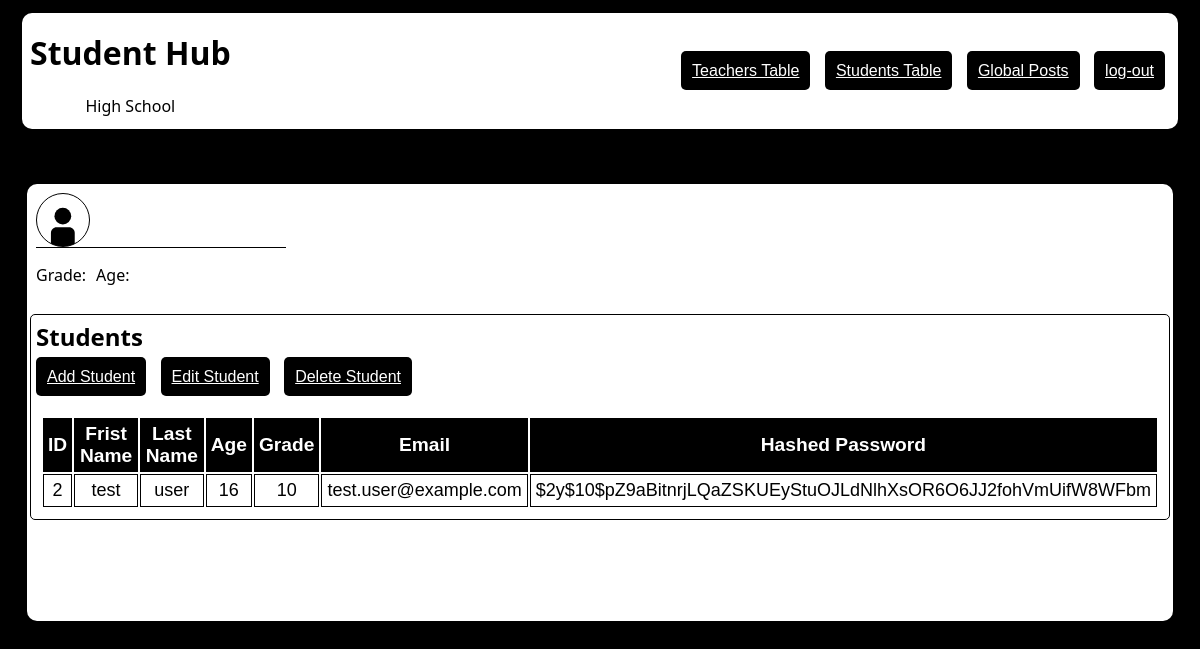
/admin/admin_dashboard.php, run on the app's committed database.
### tables this page shows
CREATE TABLE `students` (
  `id` int(10) NOT NULL,
  `firstName` varchar(50) NOT NULL,
  `lastName` varchar(50) NOT NULL,
  `age` int(100) NOT NULL,
  `grade` int(50) NOT NULL,
  `email` varchar(50) NOT NULL,
  `password` varchar(255) NOT NULL
);

### src/db.php (called while the page is built, shortened)
<?php
    $servername = "localhost";
    $username   = "root";
    $password   = "";
    $db         = "users";
    $conn = new mysqli($servername, $username, $password, $db);
    $query_students  = "SELECT id, firstName, lastName, age, grade, email, password FROM students";
    $result_students = mysqli_query($conn, $query_students);
?>

### admin/admin_dashboard.php (the view, shortened to what this page needs)
<?php
    include '../src/db.php';
?>
<!DOCTYPE html>
<html lang="en">
<head>
    <link rel="stylesheet" href="https://cdnjs.cloudflare.com/ajax/libs/font-awesome/6.5.1/css/all.min.css">
    <link rel="stylesheet" href="../src/style.css">
</head>
<body>
    <header class="container-header">
        <div class="title">
            <h1>Student Hub</h1>
            <p>High School</p>
        </div>
        <nav>
            <a href="#" class="btn" id="teacher_btn">Teachers Table</a>
            <a href="#" class="btn" id="student_btn">Students Table</a>
            <a href="#" class="btn" id="global_posts_btn">Global Posts</a>
            <a href="src/logout.php" class="btn logout" id="logout">log-out</a>
        </nav>
    </header>
    <section class="container-list">
        <div class="profile">
            <div class="person">
                <div class="pfp"></div>
            </div>
            <div class="divide"></div>
            <div class="person">
                <p class="grade">Grade: <?php echo $Tgrade?></p>
                <p class="age"> Age: <?php echo $Tage?></p>
            </div>
        </div>
        <div class="student-table" id="student-table">
            <h1 class="category">Students</h1>
            <div class="actions">
                <nav>
                    <a href="#" id="add_student_btn" class="btn">Add Student</a>
                    <a href="#" id="edit_student_btn" class="btn">Edit Student</a>
                    <a href="#" id="delete_student_btn" class="btn">Delete Student</a>
                </nav>
            </div>
            <table>
                <tr>
                    <th>ID</th>
                    <th>Frist Name</th>
                    <th>Last Name</th>
                    <th>Age</th>
                    <th>Grade</th>
                    <th>Email</th>
                    <th>Hashed Password</th>
                </tr>
                <?php
                    if ($result_students && mysqli_num_rows($result_students) > 0){
                        while ($row = mysqli_fetch_assoc($result_students)) {
                            echo "<tr>";
                                echo "<td>" . htmlspecialchars($row['id']) . "</td>";
                                echo "<td>" . htmlspecialchars($row['firstName']) . "</td>";
                                echo "<td>" . htmlspecialchars($row['lastName']) . "</td>";
                                echo "<td>" . htmlspecialchars($row['age']) . "</td>";
                                echo "<td>" . htmlspecialchars($row['grade']) . "</td>";
                                echo "<td>" . htmlspecialchars($row['email']) . "</td>";
                                echo "<td>" . htmlspecialchars($row['password']) . "</td>";
                            echo "</tr>";
                        }
                    } else {
                        echo "<tr><td colspan='7'>No records found</td></tr>";
                    }
                ?>
            </table>
        </div>
    </section>
</body>
</html>

### src/style.css (style rules this page uses)
body { background-color: black; place-items: center; display:grid; font-family: 'Lucida Sans', 'Lucida Sans Regular', 'Lucida Grande', 'Lucida Sans Unicode', Geneva, Verdana, sans-serif; }
.profile { display:grid; padding: 5px; width: auto; margin: 1px; height: auto; text-align: center; vertical-align: center; align-items: center; align-items: flex-start; }
.divide { background-color: black; height:1px; width: 250px; }
.pfp { height: 50px; width: 50px; background-image: url(../assets/user-default-pfp.svg); background-position: center; background-repeat: no-repeat; background-size: 100%; border-radius: 50%; padding: 1px; border: black 1px solid; transition: 0.2s linear; }
.person { display: flex; gap: 10px; }
td { padding: 10px; }
p { font-family: 'Segoe UI', Tahoma, Geneva, Verdana, sans-serif; }
header { display: flex; color: white; vertical-align: middle; }
table { display: flex; margin: 5px; padding: 5px; border-radius: 5px; align-items: center; place-items: center; overflow: scroll; }
th { font-size: larger; background-color: black; color: white; padding-bottom: 10px; padding:5px; }
td { font-size: large; border: solid, rgb(0, 0, 0), 1px; text-align: center; padding: 5px; }
tr { border-bottom: solid, rgb(255, 0, 0), 4px; }
.category { margin: 5px; }
h1 { font-family:system-ui, -apple-system, BlinkMacSystemFont, 'Segoe UI', Roboto, Oxygen, Ubuntu, Cantarell, 'Open Sans', 'Helvetica Neue', sans-serif; }
section { display:grid; padding: 20px; padding-bottom: 100px; background-color: rgba(240, 248, 255, 0.75); gap: 5px; border-radius: 5px; align-items: center; justify-content: center; }
.actions { padding-bottom: 20px; padding-top: 10px; }
.btn { color: white; padding: 10px; background-color: black; border: solid, rgba(0, 0, 0, 0), 1px; border-radius: 5px; margin: 10px; width: 200px; cursor: pointer; margin: 5px; transition: 0.2s linear; }
.container-header { background:#fff; width:95vw; height: 100px; padding:0.5rem; margin:5px auto; border-radius:10px; display: flex; justify-content: space-between; align-items: center; text-align: center; color:black; }
.container-list { width:95vw; background-color: white; gap: 5px; padding:0.2rem; margin:50px auto; padding-bottom: 100px; border-radius:10px; align-items: center; justify-content: center; }
.student-table { background-color: white; margin-bottom: 5px; border-radius: 5px; margin: 1px auto; border: 1px solid black; display: grid; width: auto; overflow: auto; }

### data on the page
students: id "2", firstName "test", lastName "user", age "16", grade "10", email "test.user@example.com", password "$2y$10$pZ9aBitnrjLQaZSKUEyStuOJLdNlhXsOR6O6JJ2fohVmUifW8WFbm"
